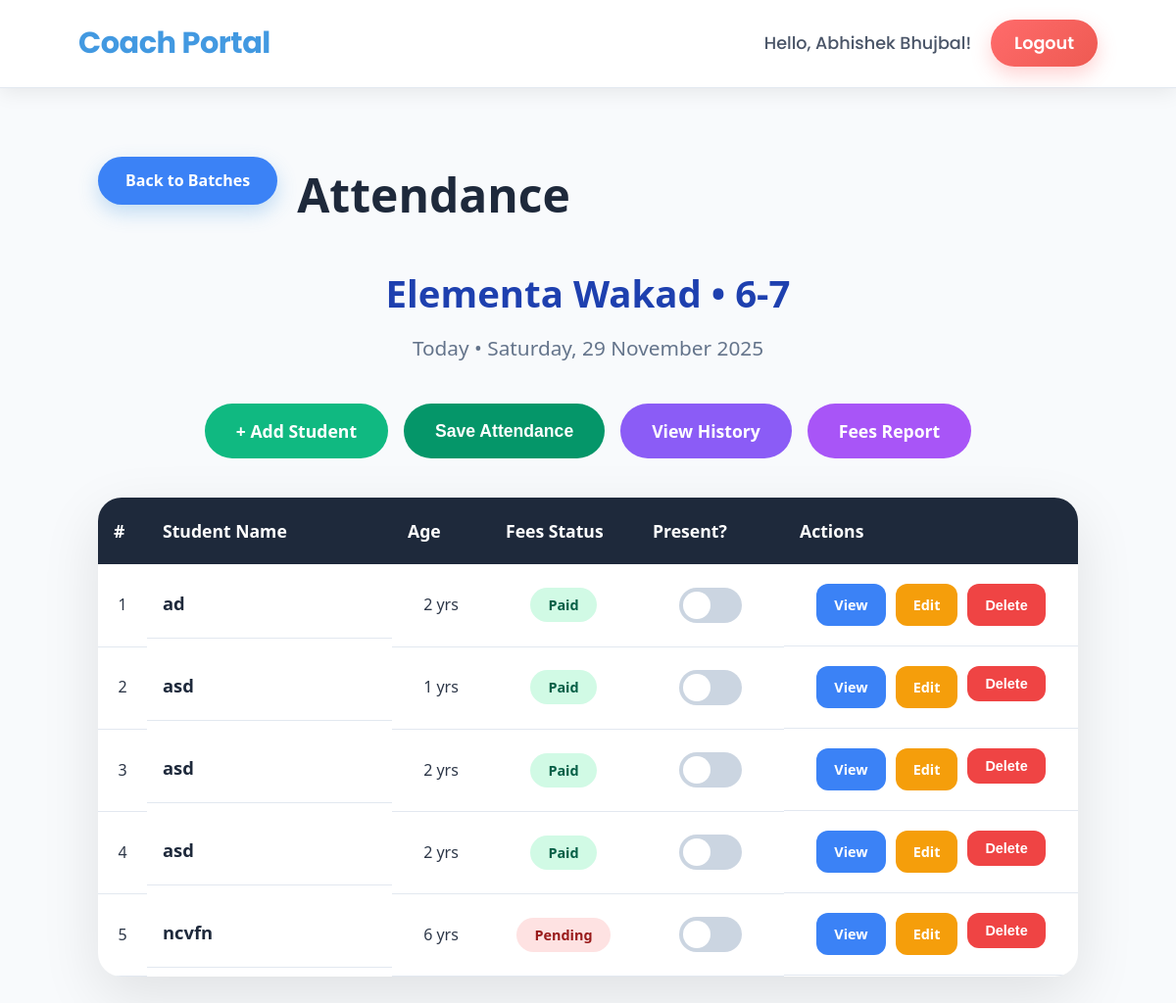
The app's page /attendance/1/ (signed in), older data.
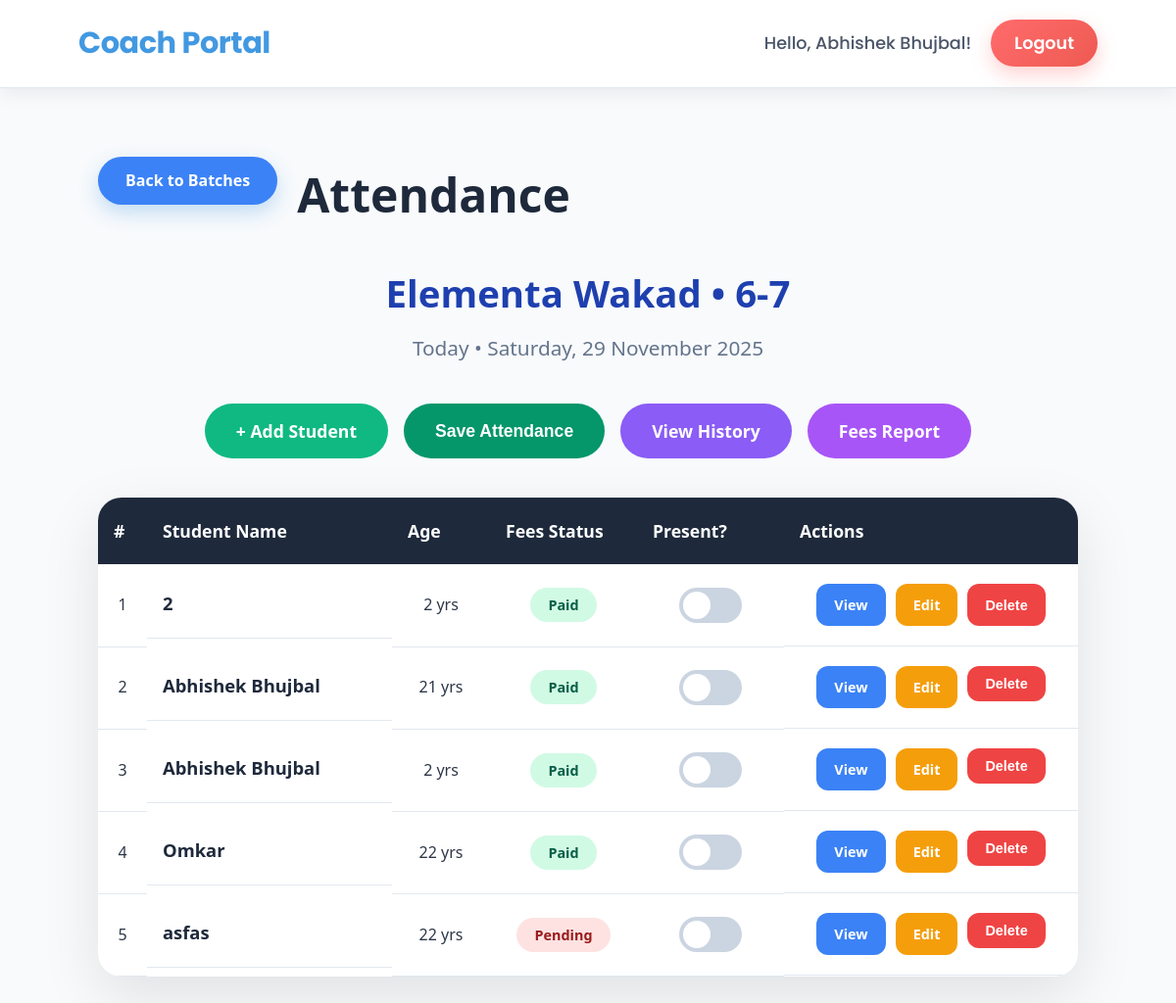
The same page, newer data.
### coach_app/models.py (models this page shows, shortened)
class Coach(models.Model):
    user = models.OneToOneField(User, on_delete=models.CASCADE, null=True, blank=True)
    name = models.CharField(max_length=100, unique=True)

class Location(models.Model):
    coach = models.ForeignKey(Coach, on_delete=models.CASCADE, related_name='locations')
    name = models.CharField(max_length=100)
    time_slot = models.CharField(max_length=50)
    class Meta:
        unique_together = ('coach', 'name')

class Student(models.Model):
    BLOOD_GROUPS = [
        ('A+', 'A+'), ('A-', 'A-'), ('B+', 'B+'), ('B-', 'B-'),
        ('O+', 'O+'), ('O-', 'O-'), ('AB+', 'AB+'), ('AB-', 'AB-'),
    ]
    location = models.ForeignKey(Location, on_delete=models.CASCADE, related_name='students')
    name = models.CharField(max_length=100)
    age = models.PositiveIntegerField()
    blood_group = models.CharField(max_length=3, choices=BLOOD_GROUPS)
    fees_paid = models.BooleanField(default=False)

### coach_app/views.py (the view, shortened to what this page needs)
# urls.py: path('attendance/<int:location_id>/', views.attendance, name='attendance'),
@login_required
def attendance(request, location_id):
    location = get_object_or_404(Location, id=location_id, coach__user=request.user)
    students = location.students.all().order_by('name')
    today = date.today()
    present_student_ids = Attendance.objects.filter(
        student__location=location,   # This works because Student has location ForeignKey
        date=today,
        present=True
    ).values_list('student_id', flat=True)
    context = {
        'location': location,
        'students': students,
        'present_student_ids': present_student_ids,
        'today': today,
    }
    return render(request, 'attendance.html', context)

### coach_app/templates/attendance.html (shortened to what this page needs)
{% extends 'base.html' %}
{% load static %}
{% block extra_css %}
    <link rel="stylesheet" href="{% static 'css/attendance.css' %}">
{% endblock %}
{% block content %}
<div class="attendance-page">
    <div class="header">
        <a href="{% url 'select_location' user.coach.id %}" class="back-btn">Back to Batches</a>
        <h1>Attendance</h1>
    </div>
    <div class="batch-title">
        <h2>{{ location.name }} • {{ location.time_slot }}</h2>
        <p class="date">Today • {{ today|date:"l, d F Y" }}</p>
    </div>
    <div class="action-bar">
        <a href="{% url 'add_student' location.id %}" class="btn btn-success">+ Add Student</a>
        <button type="submit" form="attendance-form" class="btn btn-primary">Save Attendance</button>
        <a href="{% url 'attendance_history' location.id %}" class="btn btn-info">View History</a>
        <a href="{% url 'fees_pdf_report' location.id %}" class="btn btn-purple">Fees Report</a>
    </div>
    <form id="attendance-form" method="post">
        <div class="table-container">
            <table class="attendance-table">
                <thead>
                    <tr>
                        <th width="5%">#</th>
                        <th width="25%">Student Name</th>
                        <th width="10%">Age</th>
                        <th width="15%">Fees Status</th>
                        <th width="15%">Present?</th>
                        <th width="30%">Actions</th>
                    </tr>
                </thead>
                <tbody>
                    {% for student in students %}
                    <tr>
                        <td class="center">{{ forloop.counter }}</td>
                        <td class="name">{{ student.name }}</td>
                        <td class="center">{{ student.age }} yrs</td>
                        <td class="center">
                            <span class="badge {% if student.fees_paid %}paid{% else %}pending{% endif %}">
                                {% if student.fees_paid %}Paid{% else %}Pending{% endif %}
                            </span>
                        </td>
                        <td class="center">
                            <label class="switch">
                                <span class="slider"></span>
                            </label>
                        </td>
                        <td class="actions">
                            <a href="{% url 'student_detail' student.id %}" class="btn-small view">View</a>
                            <a href="{% url 'edit_student' student.id %}" class="btn-small edit">Edit</a>
                            <form method="post" action="{% url 'delete_student' student.id %}" style="display:inline;">
                                <button type="submit" class="btn-small delete"
                                        onclick="return confirm('Delete {{ student.name }} permanently?')">
                                    Delete
                                </button>
                            </form>
                        </td>
                    </tr>
                    {% empty %}
                    <tr>
                        <td colspan="6" class="empty-state">No students in this batch yet</td>
                    </tr>
                    {% endfor %}
                </tbody>
            </table>
        </div>
    </form>
</div>
{% endblock %}

### coach_app/templates/base.html (shortened to what this page needs)
{% load static %}
<!DOCTYPE html>
<html lang="en">
<head>
    <link rel="stylesheet" href="{% static 'css/base.css' %}">
    {% block extra_css %}{% endblock %}
</head>
<body>
{% if user.is_authenticated %}
<header class="main-header">
    <div class="container header-content">
        <a href="{% url 'select_location' user.coach.id %}" class="logo-link">
            <h2> Coach Portal</h2>
        </a>
        <div class="header-right">
            <span class="welcome-text">Hello, {{ user.coach.name }}!</span>
            <a href="{% url 'coach_logout' %}" class="logout-btn">Logout</a>
        </div>
    </div>
</header>
{% endif %}
    <main class="main-content">
        <div class="container">
            {% block content %}{% endblock %}
        </div>
    </main>
</body>
</html>

### coach_app/static/css/base.css (style rules this page uses)
* { margin: 0; padding: 0; box-sizing: border-box; }
body { font-family: 'Poppins', sans-serif; background: #f8fafc; color: #2d3748; line-height: 1.6; }
.container { width: 90%; max-width: 1200px; margin: 0 auto; padding: 0 20px; }
.main-header { background: white; padding: 20px 0; box-shadow: 0 4px 20px rgba(0,0,0,0.08); position: sticky; top: 0; z-index: 1000; border-bottom: 1px solid #e2e8f0; }
.header-content { display: flex; justify-content: space-between; align-items: center; flex-wrap: wrap; gap: 15px; }
.header-content h2 { font-size: 1.9rem; color: #4299e1; font-weight: 700; letter-spacing: -0.5px; }
.logo-link { text-decoration: none; color: inherit; }
.logo-link h2 { color: #4299e1; font-weight: 700; margin: 0; transition: color 0.3s; }
.welcome-text { color: #4a5568; font-weight: 500; }
.logout-btn { background: linear-gradient(135deg, #ff6b6b, #ee5a52); color: white; padding: 10px 24px; border-radius: 50px; text-decoration: none; font-weight: 600; box-shadow: 0 8px 20px rgba(255,107,107,0.3); transition: all 0.3s; }
.header-right { display: flex; align-items: center; gap: 20px; font-size: 1.1rem; }
.header-right span { color: #4a5568; font-weight: 500; }
.logout-btn { background: linear-gradient(135deg, #ff6b6b, #ee5a52); color: white; padding: 10px 24px; border-radius: 50px; text-decoration: none; font-weight: 600; transition: all 0.3s; box-shadow: 0 8px 20px rgba(255,107,107,0.3); }
.main-content { padding: 40px 0; min-height: calc(100vh - 96px); }
.back-btn { display: inline-block; background: #4299e1; color: white; padding: 12px 28px; border-radius: 16px; text-decoration: none; font-weight: 600; margin-bottom: 30px; transition: all 0.3s; box-shadow: 0 8px 20px rgba(66,153,225,0.3); }

### coach_app/static/css/attendance.css (style rules this page uses)
.attendance-page { max-width: 1400px; margin: 0 auto; padding: 30px 20px; font-family: 'Segoe UI', sans-serif; }
.header { display: flex; align-items: center; gap: 20px; margin-bottom: 20px; }
.back-btn { background: #3b82f6; color: white; padding: 12px 28px; border-radius: 50px; text-decoration: none; font-weight: 600; font-size: 1rem; transition: all 0.3s; }
.header h1 { font-size: 3rem; margin: 0; color: #1e293b; }
.batch-title { text-align: center; margin: 30px 0; }
.batch-title h2 { font-size: 2.4rem; color: #1e40af; margin: 0; }
.date { color: #64748b; font-size: 1.3rem; margin-top: 8px; }
.action-bar { display: flex; justify-content: center; gap: 16px; flex-wrap: wrap; margin: 40px 0; }
.btn { padding: 14px 32px; border-radius: 50px; font-weight: 700; text-decoration: none; font-size: 1.1rem; transition: all 0.3s; border: none; cursor: pointer; }
.btn-success { background: #10b981; color: white; }
.btn-primary { background: #059669; color: white; }
.btn-info { background: #8b5cf6; color: white; }
.btn-purple { background: #a855f7; color: white; }
.table-container { background: white; border-radius: 24px; overflow: hidden; box-shadow: 0 20px 60px rgba(0,0,0,0.1); }
.attendance-table { width: 100%; border-collapse: collapse; }
.attendance-table th { background: #1e293b; color: white; padding: 20px 16px; text-align: left; font-weight: 600; font-size: 1.1rem; }
.attendance-table td { padding: 20px 16px; border-bottom: 1px solid #e2e8f0; }
.center { text-align: center; }
.name { font-weight: 600; color: #1e293b; font-size: 1.15rem; max-width: 280px; white-space: nowrap; overflow: hidden; text-overflow: ellipsis; display: block; }
.badge { padding: 8px 18px; border-radius: 50px; font-weight: 600; font-size: 0.9rem; }
.badge.paid { background: #d1fae5; color: #065f46; }
.badge.pending { background: #fee2e2; color: #991b1b; }
.switch { position: relative; display: inline-block; width: 64px; height: 36px; }
.slider { position: absolute; cursor: pointer; top: 0; left: 0; right: 0; bottom: 0; background: #cbd5e1; transition: .4s; border-radius: 36px; }
.slider:before { position: absolute; content: ""; height: 28px; width: 28px; left: 4px; bottom: 4px; background: white; transition: .4s; border-radius: 50%; }
.actions { display: flex; gap: 10px; flex-wrap: wrap; justify-content: center; }
.btn-small { padding: 10px 18px; border-radius: 12px; font-size: 0.9rem; font-weight: 600; text-decoration: none; border: none; cursor: pointer; transition: all 0.3s; }
.btn-small.view { background: #3b82f6; color: white; }
.btn-small.edit { background: #f59e0b; color: white; }
.btn-small.delete { background: #ef4444; color: white; }

Row changes from the older to the newer data that the page shows:
removed Student: name "ad", age "2", fees_paid "Paid"
removed Student: name "asd", age "1", fees_paid "Paid"
removed Student: name "asd", age "2", fees_paid "Paid"
removed Student: name "asd", age "2", fees_paid "Paid"
removed Student: name "ncvfn", age "6", fees_paid "Pending"
added Student: name "2", age "2", fees_paid "Paid"
added Student: name "Abhishek Bhujbal", age "21", fees_paid "Paid"
added Student: name "Abhishek Bhujbal", age "2", fees_paid "Paid"
added Student: name "Omkar", age "22", fees_paid "Paid"
added Student: name "asfas", age "22", fees_paid "Pending"
